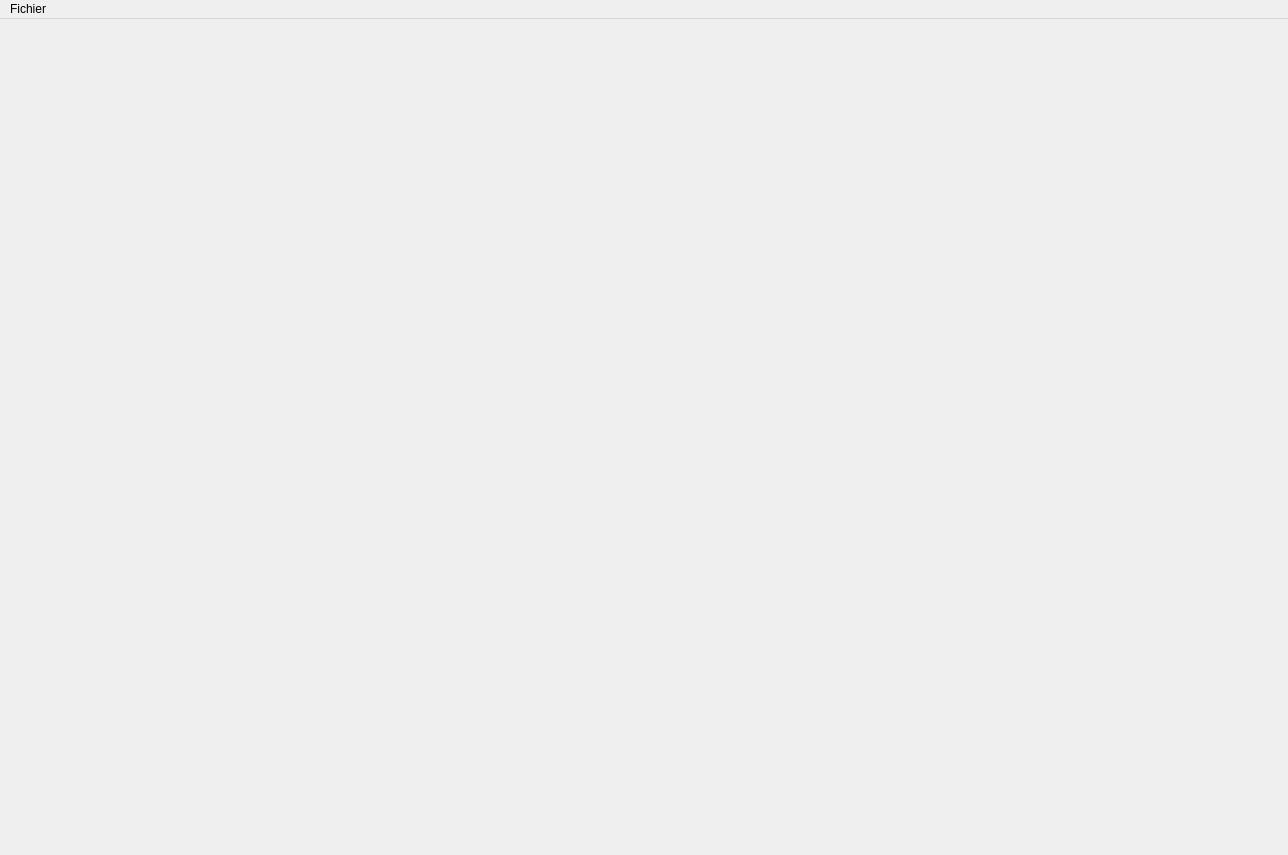
<?xml version="1.0" encoding="UTF-8"?>
<ui version="4.0">
 <class>PaintWidgets</class>
 <widget class="QMainWindow" name="PaintWidgets">
  <property name="geometry">
   <rect>
    <x>0</x>
    <y>0</y>
    <width>1288</width>
    <height>855</height>
   </rect>
  </property>
  <property name="windowTitle">
   <string>MainWindow</string>
  </property>
  <widget class="QWidget" name="centralwidget">
   <widget class="QWidget" name="gridLayoutWidget">
    <property name="geometry">
     <rect>
      <x>130</x>
      <y>100</y>
      <width>1051</width>
      <height>661</height>
     </rect>
    </property>
    <layout class="QGridLayout" name="gridLayout_5">
     <item row="0" column="0">
      <widget class="QWidget" name="drawingArea_5" native="true"/>
     </item>
    </layout>
   </widget>
  </widget>
  <widget class="QMenuBar" name="menubar">
   <property name="geometry">
    <rect>
     <x>0</x>
     <y>0</y>
     <width>1288</width>
     <height>26</height>
    </rect>
   </property>
   <widget class="QMenu" name="menuFile">
    <property name="title">
     <string>Fichier</string>
    </property>
    <addaction name="actionNouveau"/>
    <addaction name="actionOuvrir"/>
    <addaction name="actionSauvegarder"/>
    <addaction name="actionQuitter"/>
   </widget>
   <addaction name="menuFile"/>
  </widget>
  <action name="actionNouveau">
   <property name="text">
    <string>Nouveau</string>
   </property>
  </action>
  <action name="actionOuvrir">
   <property name="text">
    <string>Ouvrir</string>
   </property>
  </action>
  <action name="actionSauvegarder">
   <property name="text">
    <string>Sauvegarder</string>
   </property>
  </action>
  <action name="actionQuitter">
   <property name="text">
    <string>Quitter</string>
   </property>
  </action>
 </widget>
 <resources/>
 <connections/>
</ui>
